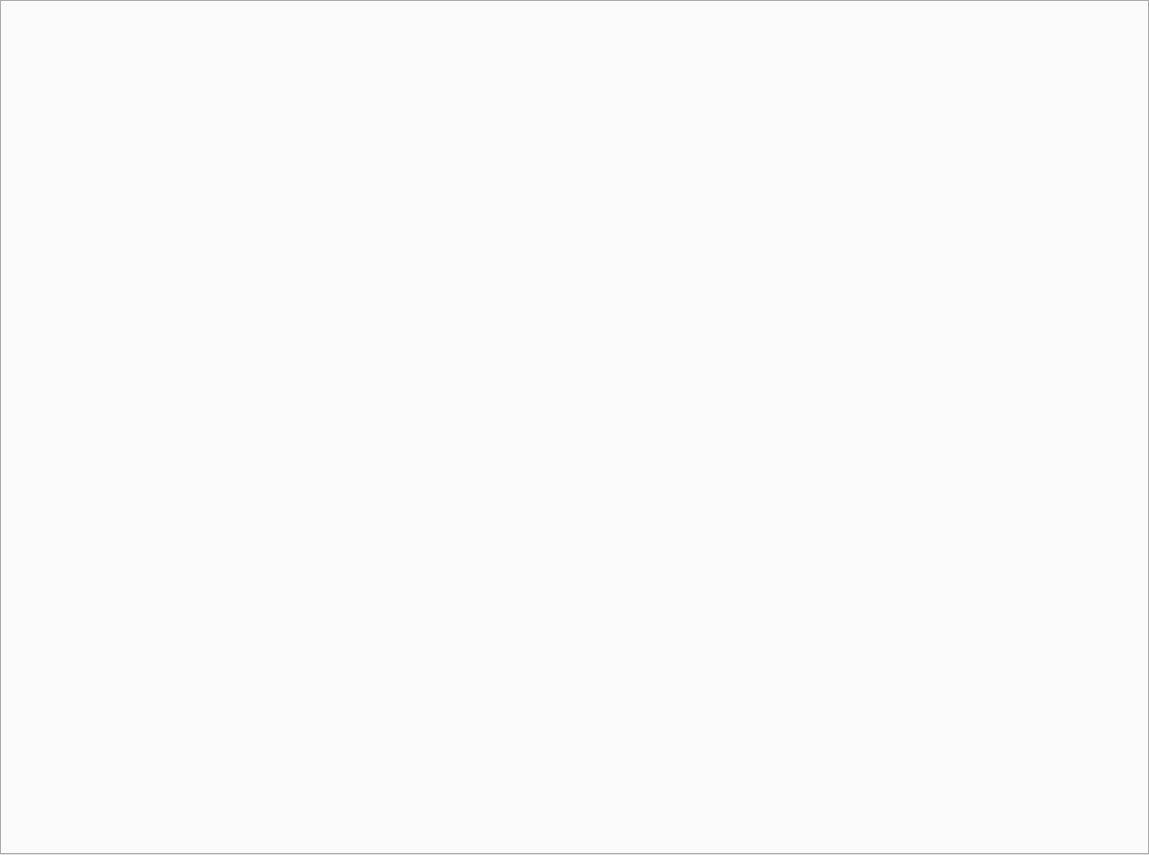
<?xml version="1.0" encoding="UTF-8"?>
<ui version="4.0">
 <class>CDocumentWorkspaceGuiCompBase</class>
 <widget class="QWidget" name="CDocumentWorkspaceGuiCompBase">
  <property name="geometry">
   <rect>
    <x>0</x>
    <y>0</y>
    <width>1149</width>
    <height>855</height>
   </rect>
  </property>
  <layout class="QVBoxLayout" name="verticalLayout">
   <property name="spacing">
    <number>0</number>
   </property>
   <property name="leftMargin">
    <number>0</number>
   </property>
   <property name="topMargin">
    <number>0</number>
   </property>
   <property name="rightMargin">
    <number>0</number>
   </property>
   <property name="bottomMargin">
    <number>0</number>
   </property>
   <item>
    <widget class="QTabWidget" name="Tabs">
     <property name="tabPosition">
      <enum>QTabWidget::North</enum>
     </property>
    </widget>
   </item>
  </layout>
 </widget>
 <resources>
  <include location="imtgui.qrc"/>
 </resources>
 <connections/>
</ui>
